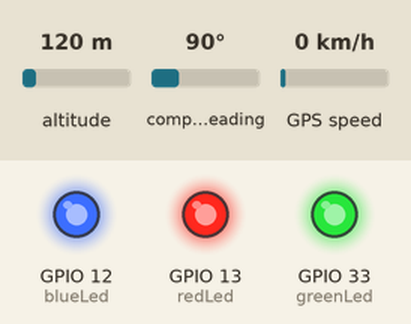
This sketch was run on a simulated ESP32. Parts: output pins drawn as LEDs (lit = HIGH). The inputs (shaded band) are chosen by the test bench; at power-on: altitude 120 m, compass heading 90°, GPS speed 0 km/h. WiFi joins after 1.5 s; servers stay silent unless stated; the GPS gets a fix after 3 s at 37.7749, -122.4194 with 8 satellites; what the sketch prints to the serial monitor is not drawn.

Above: at 0.1 s.
At 1.6 s:
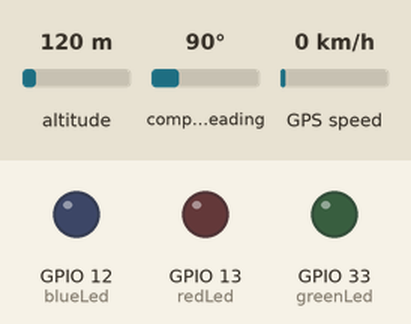
At 3.6 s:
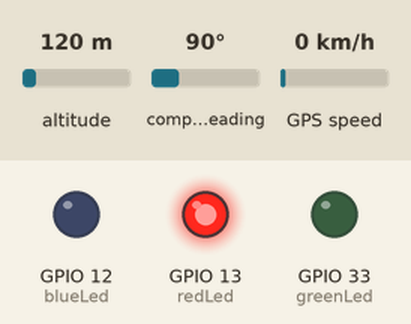
Timing chart, 0 to 8.1 s (numbered marks = the images above):
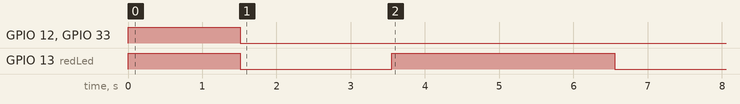

The sketch:

estacao.ino
```cpp
// Usar ESP32 (ESP32-WROOM-Da Module)

#include <Wire.h>
#include <Adafruit_BMP280.h>
#include <DHT.h>
#include <TinyGPS++.h>
#include <WiFi.h>
#include <SoftwareSerial.h>

// Hostmane = Nome da sua placa ESP32 dentro da sua rede
const char* HOSTNAME = "estacao_meteorologica_esp";

// Preencher SSID com o nome da sua rede Wi-Fi e PASSWORD com a senha (Se houver).
const char* SSID = "nome_rede"; // rede wifi
const char* PASSWORD = "senha_rede"; // senha da rede wifi

// LED
#define redLed 13
#define greenLed 33
#define blueLed 12

// DHT
#define dhtPin 18
// Caso queira utilizar um DHT11, basta comentar a linha abaixo (25) e descomentar a linha 26
#define dhtType DHT22
// #define dhtType DHT11

// BMP
// Caso apresente problemas ao inicializar, trocar 0x76 por 0x77
#define addr 0x76

void initSerial();
void initWiFi();

Adafruit_BMP280 bmp;
DHT dht(dhtPin, dhtType);
SoftwareSerial gpsSerial(16, 17); // RX, TX
TinyGPSPlus gps;

void setup() {
  initSerial();
  Serial.println(F("Inicializando estação meteorológica"));

  dht.begin();

  pinMode(redLed, OUTPUT);
  pinMode(greenLed, OUTPUT);
  pinMode(blueLed, OUTPUT);

  digitalWrite(redLed, HIGH);
  digitalWrite(greenLed, HIGH);
  digitalWrite(blueLed, HIGH);

  if (!bmp.begin(addr)) {
    Serial.println(F("Erro ao iniciar o BMP280"));

    digitalWrite(greenLed, LOW);
    digitalWrite(blueLed, LOW);

    digitalWrite(redLed, HIGH);
    delay(2000);
    digitalWrite(redLed, LOW);
    delay(2000);
  }

  initWiFi();
  digitalWrite(redLed, LOW);
  digitalWrite(greenLed, LOW);
  digitalWrite(blueLed, LOW);
}

void initSerial() {
  Serial.begin(9600);
  gpsSerial.begin(9600);
}

void initWiFi() {
  delay(10);
  Serial.println("Conectando-se em: " + String(SSID));

  WiFi.setHostname(HOSTNAME);
  WiFi.begin(SSID, PASSWORD);

  while (WiFi.status() != WL_CONNECTED) {
    delay(100);
    Serial.print(".");
  }

  Serial.println();
  Serial.print("Conectado na Rede " + String(SSID) + " | IP => ");
  Serial.println(WiFi.localIP());
}

void loop() {
  Serial.println("Iniciando coletas");

  // Caso o roteador caia, a cada execução ele veriica se está conectado, se não estiver quando o roteador voltar, ele volta a conectar sozinho, sem necessidade de reiniciar.
  conectaWiFi();
  gpsAvailable();

  Serial.println("---------------------------------");

  digitalWrite(blueLed, HIGH);

  Serial.print(F("Temperatura: "));
  Serial.print(dht.readTemperature());
  Serial.println(F(" ºC"));

  Serial.print(F("Umidade: "));
  Serial.print(dht.readHumidity());
  Serial.println(F(" %"));

  Serial.print(F("Pressão: "));
  Serial.print(bmp.readPressure());
  Serial.println(F(" Pa"));

  Serial.print(F("Altitude: "));
  Serial.print(bmp.readAltitude());
  Serial.println(F(" m"));

  Serial.print(F("Latitude: "));
  Serial.println(gps.location.lat());

  Serial.print(F("Longitude: "));
  Serial.println(gps.location.lng());

  Serial.print(F("Velocidade: "));
  Serial.print(gps.speed.kmph());
  Serial.println(F(" km/h"));

  digitalWrite(blueLed, LOW);

  Serial.println("---------------------------------");

  digitalWrite(greenLed, HIGH);
  delay(1000);
  digitalWrite(greenLed, LOW);
}

void conectaWiFi() {
  if (WiFi.status() == WL_CONNECTED) {
     return;
  }

  WiFi.begin(SSID, PASSWORD); // Conecta na rede WI-FI
  while (WiFi.status() != WL_CONNECTED) {
      delay(100);
  }
}
```

gps.ino
```cpp
void gpsAvailable() {
  Serial.println(F("Iniciando GPS"));

  bool gpsExit = false;

  while (!gpsExit) {
    while (gpsSerial.available() > 0) {
      if (gps.encode(gpsSerial.read())) {
        gpsExit = gpsDisplayInfo();
      }
    }

    if (millis() > 5000 && gps.charsProcessed() < 10) {
      // Provavelmente seu módulo de GPS não está conectado corretamente ou o módulo está defeituoso.
      Serial.println(F("Sinal GPS não detectado"));
      digitalWrite(redLed, HIGH);
      delay(5000);
      digitalWrite(redLed, LOW);
      delay(5000);
    }
  }
}

bool gpsDisplayInfo() {
    Serial.println("Iniciando GPS");
    delay(2000);

    if (gps.location.isValid()) {
      Serial.println("GPS Ok");

      return true;
    }

    // Falha na obtenção do sinal, as vezes o módulo demora para pegar sinal, em último caso, tente o trocar de lugar.
    Serial.println(F("Falha na Localizacao do GPS"));
    digitalWrite(redLed, HIGH);
    delay(3000);
    digitalWrite(redLed, LOW);
    delay(3000);

  return false;
}
```

Measured:
- by itself, GPIO 13 (redLed): HIGH → LOW at 1.5 s, → HIGH 2.0 s later, → LOW 3.0 s later
